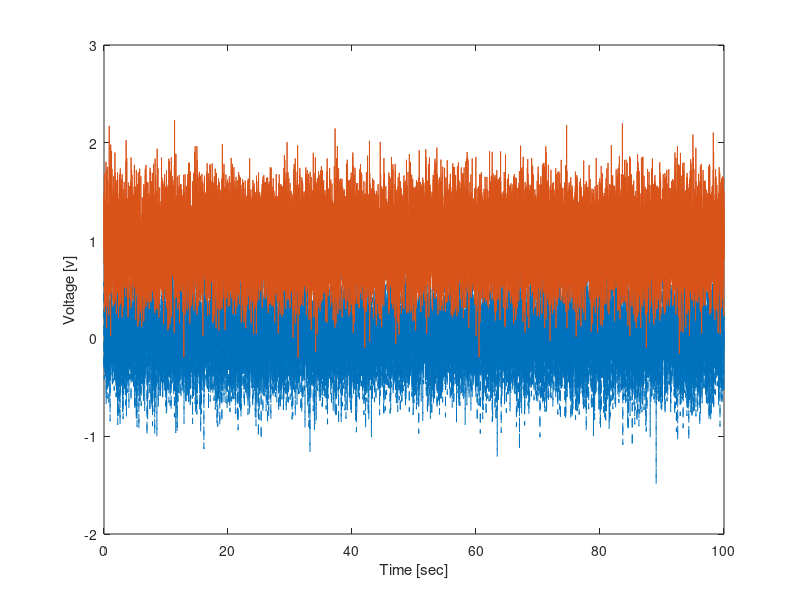
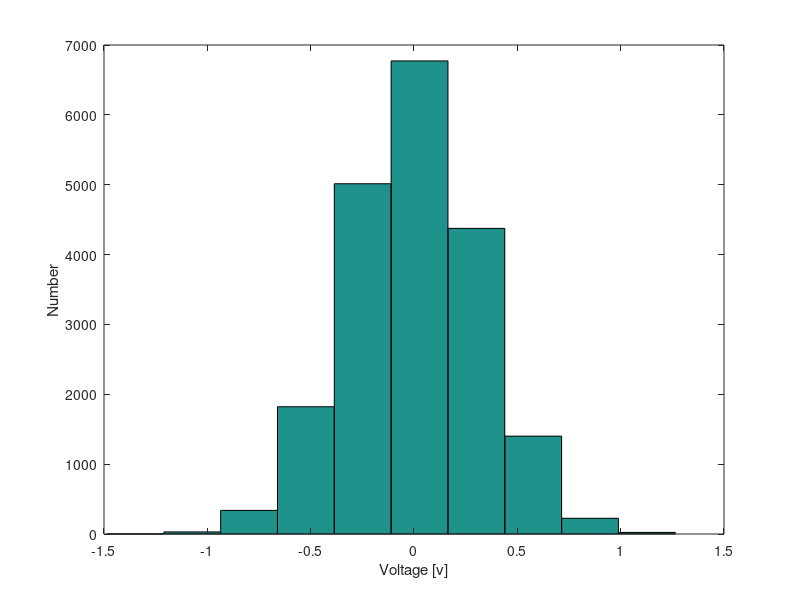
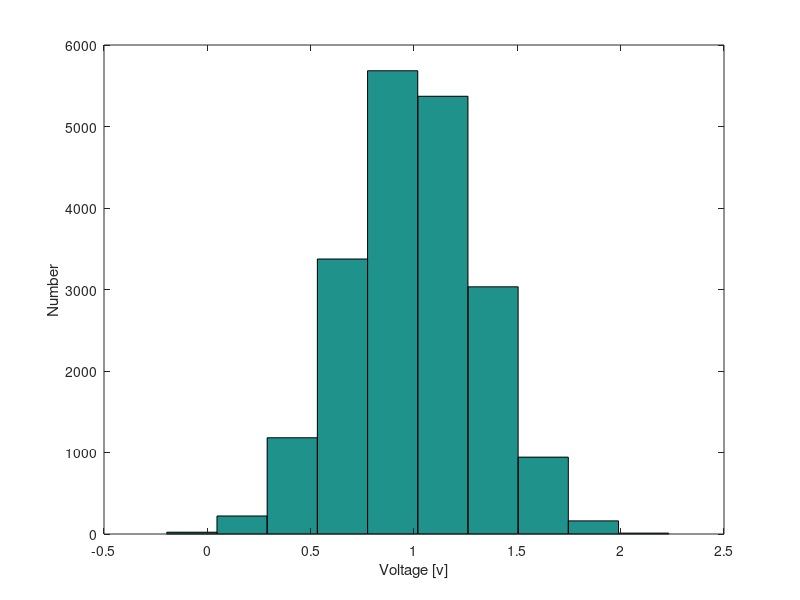
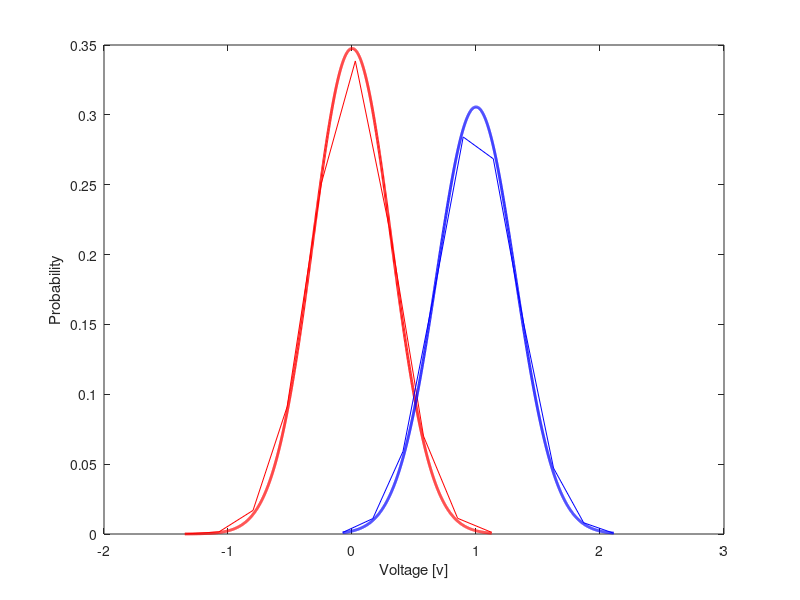

Source code (MATLAB) for these figures, in order:
%% Classifify messages. 
%% To get the data of the messages.mat
clear all
close all
load messages.mat; 

figure(1)
plot(t_m, m0, '--', t_m, m1, '-')

xlabel('Time [sec]')
ylabel('Voltage [v]')

figure(2) 
hist(m0);
xlabel('Voltage [v]')
ylabel('Number')

figure(3) 
hist(m1);
xlabel('Voltage [v]')
ylabel('Number')
%% Find the pdf from message m0 & m1
figure(4)
set(gcf,'numbertitle','off','name', 'Probability Distribution messasge m0 & m1');
[a,c]=hist(m0); 
b=a./20001;
plot(c,b,'r-');
xlabel('Voltage [v]')
ylabel('Probability')
hold on
[mean_m0,var_m0,muci,sigmaci] = normfit(m0)
[bincounts,binpositions] = hist(m0);
binwidth = binpositions(2) - binpositions(1);
histarea = binwidth*sum(bincounts)/20001;
x = binpositions(1):0.001:binpositions(end);
y = normpdf(x,mean_m0,var_m0);
plot(x,histarea*y,'r','LineWidth',2)
hold on
[a,c]=hist(m1); 
b=a./20001;
plot(c,b,'b-');
xlabel('Voltage [v]')
ylabel('Probability')
hold on
[mean_m1,var_m1,muci1,sigmaci1] = normfit(m1)
[bincounts,binpositions] = hist(m1);
binwidth = binpositions(2) - binpositions(1);
histarea = binwidth*sum(bincounts)/20001;
x = binpositions(1):0.001:binpositions(end);
y = normpdf(x,mean_m1,var_m1);
plot(x,histarea*y,'b','LineWidth',2)
%% Find the error m0 & m1
x = -5:0.1:5;

error_d1_m0 = quad('4/3*exp((-x.^2)/0.18)',0.65,5);
error_d0_m1 =quad('4/3*exp((-(x-1).^2)/0.18)',-5,0.5);




%% Signal & Noise
% To get the data of the signal.mat
%---> Decide the signal from the signal+noise data.
%---> How many errors will be the result?
load signal.mat;

figure,
plot(t_s, s_n, '-')
xlabel('Time [sec]')
ylabel('Voltage [v]')
figure, 
hist(s_n);
xlabel('Voltage [v]')
ylabel('Number')

%% KALMAN FILTER
T = 0.1; %( step size)
Time = [0:T:200];
N = length(t_s);
z=s_n;
%z_true = 10 + 5*cos(2*pi*Time/25) + 5*cos(2*pi*Time/50);
% *********** Initial Parameter for Kalman Filtering ***********

F = [1 T; 0 1]; % transition matrix
H = [1 0];      % measurement matrix 

% measurement noise covariance 
R = 15; 

% process noise covariance 
Q = 0.15;

P = [0 0; 0 0];


x_initial = [0 ; 0]; % initial state vector
x_hat = x_initial; % initial state estimate

% ****************** Kalman Filtering ********************
for k = 1:N
    % Update the most recent state estimate to the present time.
    x_hat = (F * x_hat) ;

    % initial estimation covariance
    P_k = F*P*F' + Q;

    %  covariance of the Correction Vector
    Re = (H * P_k * H') + R ;

    %  Kalman Gain matrix.
    K_k = P_k * H'* inv(Re);

    % Update the state estimate.
    x_hat = x_hat + (K_k * (z(k) - (H * x_hat)));

    % Compute the covariance of the estimation error.
    I = eye(2,2);
    P_k = (I - (K_k * H)) * P_k;

    xest(:,k)=x_hat;
end

% *******************   Error ***********************

error_Kalman = mean(sqrt((z-xest(1,:)).^2))     % Kalman 

% ********************** Figure *****************
figure,
plot (t_s,z,'-')
hold on 
plot ( t_s,xest(1,:),'r-', 'linewidth',3); % title('Kalman Filter')  % Kalman 
xlabel('Time [sec]', 'fontsize',16)
ylabel('Voltage [V]', 'fontsize',16)
legend('Measured data','Kalman')
set(gca, 'fontsize', 16);
hold off
